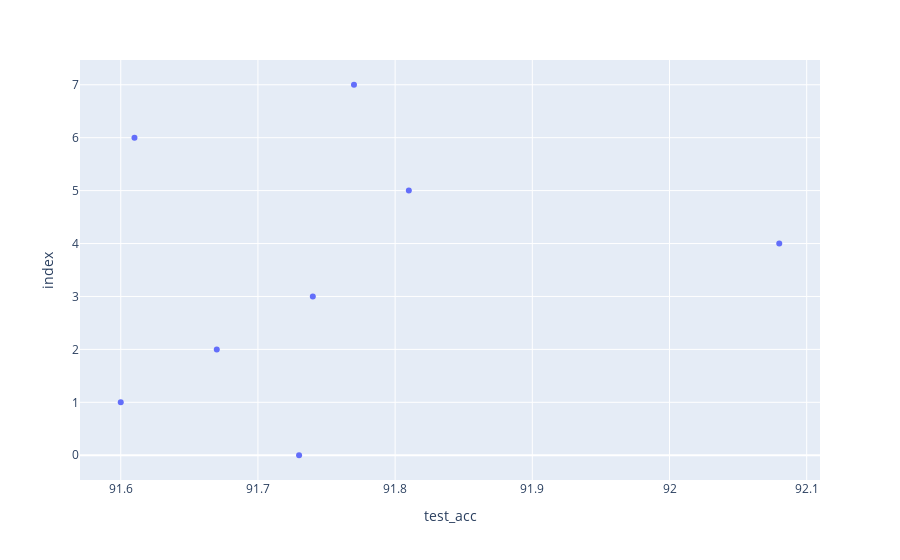

Notebook source saved alongside this figure:
### Code cell
fig = px.scatter(df, x="test_acc")
fig.show()

### Figure 1 — Plotly figure (JSON) as saved in the notebook; plotly's stock layout.template omitted (floating-point values rounded to 4 significant figures)
{"data": [{"hovertemplate": "test_acc=%{x}<br>index=%{y}<extra></extra>", "legendgroup": "", "marker": {"color": "#636efa", "symbol": "circle"}, "mode": "markers", "name": "", "orientation": "h", "showlegend": false, "type": "scatter", "x": [91.6, 91.61, 91.67, 91.73, 91.74, 91.77, 91.81, 92.08], "xaxis": "x", "y": [1, 6, 2, 0, 3, 7, 5, 4], "yaxis": "y"}], "layout": {"legend": {"tracegroupgap": 0}, "margin": {"t": 60}, "xaxis": {"anchor": "y", "domain": [0, 1], "title": {"text": "test_acc"}}, "yaxis": {"anchor": "x", "domain": [0, 1], "title": {"text": "index"}}}}
